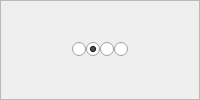
     <widget class="QFrame" name="DockTabFrame">
      <property name="maximumSize">
       <size>
        <width>16777215</width>
        <height>128</height>
       </size>
      </property>
      <property name="frameShape">
       <enum>QFrame::StyledPanel</enum>
      </property>
      <property name="frameShadow">
       <enum>QFrame::Raised</enum>
      </property>
      <layout class="QHBoxLayout" name="horizontalLayout">
       <property name="spacing">
        <number>0</number>
       </property>
       <property name="leftMargin">
        <number>0</number>
       </property>
       <property name="topMargin">
        <number>0</number>
       </property>
       <property name="rightMargin">
        <number>0</number>
       </property>
       <property name="bottomMargin">
        <number>0</number>
       </property>
       <item>
        <spacer name="horizontalSpacer">
         <property name="orientation">
          <enum>Qt::Horizontal</enum>
         </property>
         <property name="sizeHint" stdset="0">
          <size>
           <width>40</width>
           <height>20</height>
          </size>
         </property>
        </spacer>
       </item>
       <item>
        <widget class="QRadioButton" name="NewsTabButton">
         <property name="toolTip">
          <string>News</string>
         </property>
         <property name="text">
          <string/>
         </property>
         <property name="icon">
          <iconset resource="ll.qrc">
           <normaloff>:/assets/img/icons/news.png</normaloff>:/assets/img/icons/news.png</iconset>
         </property>
         <property name="iconSize">
          <size>
           <width>48</width>
           <height>48</height>
          </size>
         </property>
        </widget>
       </item>
       <item>
        <widget class="QRadioButton" name="GameTabButton">
         <property name="sizePolicy">
          <sizepolicy hsizetype="Fixed" vsizetype="Fixed">
           <horstretch>0</horstretch>
           <verstretch>0</verstretch>
          </sizepolicy>
         </property>
         <property name="maximumSize">
          <size>
           <width>16777215</width>
           <height>16777215</height>
          </size>
         </property>
         <property name="toolTip">
          <string>Game</string>
         </property>
         <property name="text">
          <string/>
         </property>
         <property name="icon">
          <iconset resource="ll.qrc">
           <normaloff>:/assets/img/icons/gamepad.png</normaloff>:/assets/img/icons/gamepad.png</iconset>
         </property>
         <property name="iconSize">
          <size>
           <width>48</width>
           <height>48</height>
          </size>
         </property>
         <property name="checked">
          <bool>true</bool>
         </property>
        </widget>
       </item>
       <item>
        <widget class="QRadioButton" name="HelpTabButton">
         <property name="maximumSize">
          <size>
           <width>16777215</width>
           <height>16777215</height>
          </size>
         </property>
         <property name="toolTip">
          <string>Help</string>
         </property>
         <property name="text">
          <string/>
         </property>
         <property name="icon">
          <iconset resource="ll.qrc">
           <normaloff>:/assets/img/icons/about.png</normaloff>:/assets/img/icons/about.png</iconset>
         </property>
         <property name="iconSize">
          <size>
           <width>48</width>
           <height>48</height>
          </size>
         </property>
        </widget>
       </item>
       <item>
        <widget class="QRadioButton" name="SettingsTabButton">
         <property name="maximumSize">
          <size>
           <width>16777215</width>
           <height>16777215</height>
          </size>
         </property>
         <property name="toolTip">
          <string>Launcher Settings</string>
         </property>
         <property name="text">
          <string/>
         </property>
         <property name="icon">
          <iconset resource="ll.qrc">
           <normaloff>:/assets/img/icons/settings.png</normaloff>:/assets/img/icons/settings.png</iconset>
         </property>
         <property name="iconSize">
          <size>
           <width>48</width>
           <height>48</height>
          </size>
         </property>
        </widget>
       </item>
       <item>
        <spacer name="horizontalSpacer_2">
         <property name="orientation">
          <enum>Qt::Horizontal</enum>
         </property>
         <property name="sizeHint" stdset="0">
          <size>
           <width>40</width>
           <height>20</height>
          </size>
         </property>
        </spacer>
       </item>
      </layout>
     </widget>
